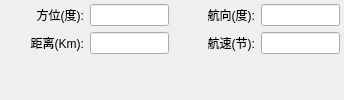
           <widget class="QWidget" name="tab_7">
            <attribute name="title">
             <string>目标态势</string>
            </attribute>
            <layout class="QGridLayout" name="gridLayout_8" columnstretch="1,1,1,1">
             <property name="leftMargin">
              <number>4</number>
             </property>
             <property name="topMargin">
              <number>4</number>
             </property>
             <property name="rightMargin">
              <number>4</number>
             </property>
             <property name="bottomMargin">
              <number>4</number>
             </property>
             <item row="0" column="2">
              <widget class="QLabel" name="label_25">
               <property name="maximumSize">
                <size>
                 <width>120</width>
                 <height>16777215</height>
                </size>
               </property>
               <property name="text">
                <string>航向(度):</string>
               </property>
               <property name="alignment">
                <set>Qt::AlignRight|Qt::AlignTrailing|Qt::AlignVCenter</set>
               </property>
              </widget>
             </item>
             <item row="1" column="0">
              <widget class="QLabel" name="label_26">
               <property name="maximumSize">
                <size>
                 <width>120</width>
                 <height>16777215</height>
                </size>
               </property>
               <property name="text">
                <string>距离(Km):</string>
               </property>
               <property name="alignment">
                <set>Qt::AlignRight|Qt::AlignTrailing|Qt::AlignVCenter</set>
               </property>
              </widget>
             </item>
             <item row="1" column="3">
              <widget class="QLineEdit" name="lineEdit_21"/>
             </item>
             <item row="1" column="2">
              <widget class="QLabel" name="label_27">
               <property name="maximumSize">
                <size>
                 <width>120</width>
                 <height>16777215</height>
                </size>
               </property>
               <property name="text">
                <string>航速(节):</string>
               </property>
               <property name="alignment">
                <set>Qt::AlignRight|Qt::AlignTrailing|Qt::AlignVCenter</set>
               </property>
              </widget>
             </item>
             <item row="0" column="0">
              <widget class="QLabel" name="label_24">
               <property name="sizePolicy">
                <sizepolicy hsizetype="Preferred" vsizetype="Preferred">
                 <horstretch>0</horstretch>
                 <verstretch>0</verstretch>
                </sizepolicy>
               </property>
               <property name="maximumSize">
                <size>
                 <width>120</width>
                 <height>16777215</height>
                </size>
               </property>
               <property name="frameShape">
                <enum>QFrame::NoFrame</enum>
               </property>
               <property name="text">
                <string>方位(度):</string>
               </property>
               <property name="textFormat">
                <enum>Qt::AutoText</enum>
               </property>
               <property name="alignment">
                <set>Qt::AlignRight|Qt::AlignTrailing|Qt::AlignVCenter</set>
               </property>
              </widget>
             </item>
             <item row="1" column="1">
              <widget class="QLineEdit" name="lineEdit_19"/>
             </item>
             <item row="0" column="1">
              <widget class="QLineEdit" name="lineEdit_18"/>
             </item>
             <item row="0" column="3">
              <widget class="QLineEdit" name="lineEdit_20"/>
             </item>
             <item row="2" column="1">
              <spacer name="verticalSpacer_3">
               <property name="orientation">
                <enum>Qt::Vertical</enum>
               </property>
               <property name="sizeHint" stdset="0">
                <size>
                 <width>20</width>
                 <height>40</height>
                </size>
               </property>
              </spacer>
             </item>
            </layout>
           </widget>
